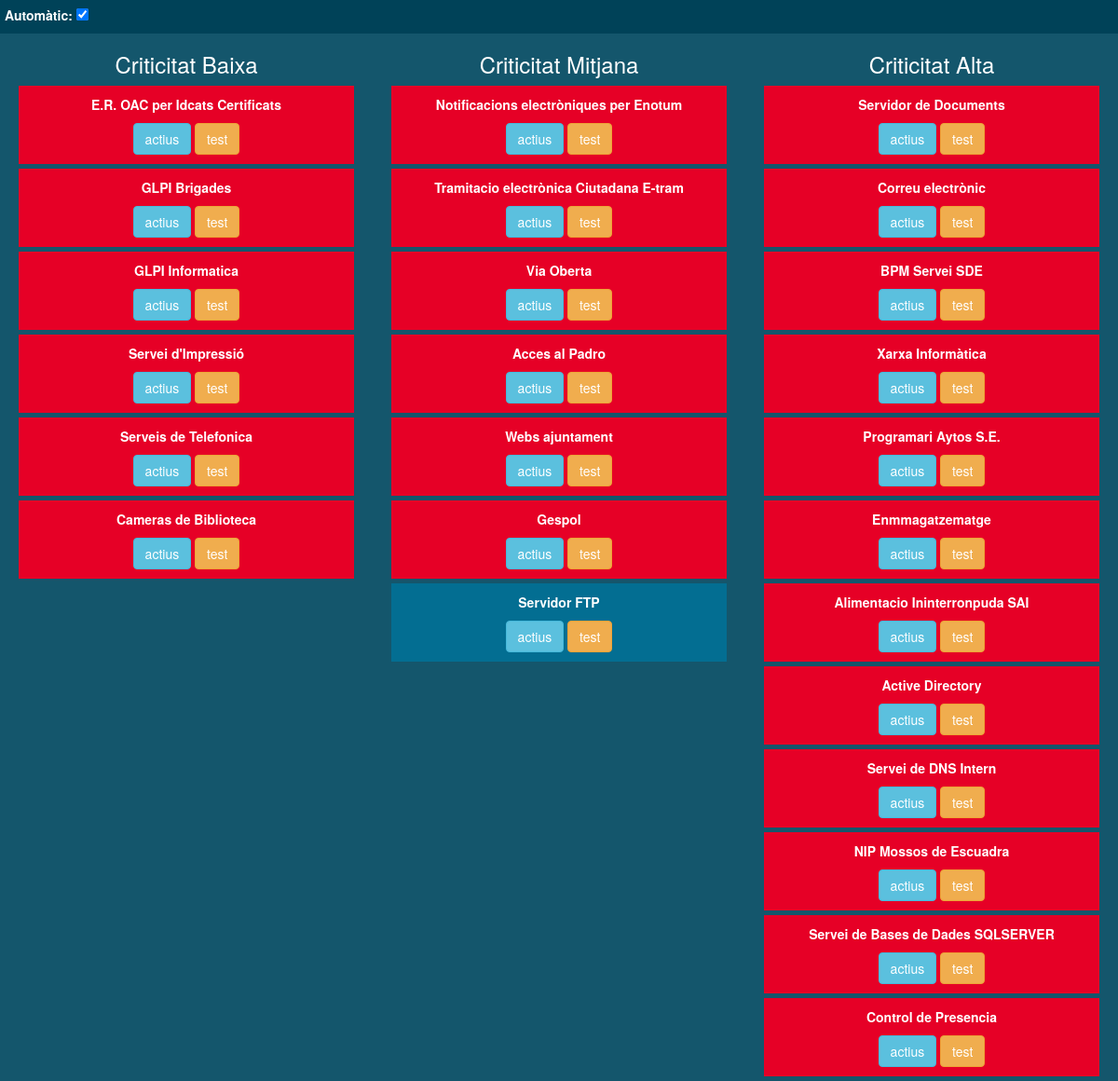
The page / on the database its author committed.
### pla/models.py (models this page shows, shortened)
class Servei(models.Model):
    nomServei = models.CharField(max_length=50)
    CRITICITAT_CHOICES = (
        ('Baixa','Baixa'),
        ('Mitjana','Mitjana'),
        ('Alta','Alta'),
    )
    criticitat = models.CharField(max_length = 10, choices = CRITICITAT_CHOICES, default='Baixa')

### pla/views.py (the view)
# urls.py: path('',views.index, name='index'),
def index(request):
    sc_baixa = Servei.objects.filter(criticitat='Baixa')
    sc_mitjana = Servei.objects.filter(criticitat = 'Mitjana') #Criticitat mitjana#
    sc_alta =  Servei.objects.filter(criticitat = 'Alta') #Criticitat alta#
    return render(request,'index.html', {'sc_baixa' : sc_baixa, 'sc_mitjana' : sc_mitjana, 'sc_alta' : sc_alta})

### pla/templates/index.html (shortened to what this page needs)
{% extends 'base.html' %}
{% load staticfiles %}
{% block content %}
  <div class="tipus">
    <h3 class="title_col">Criticitat Baixa</h3>
    {% for element in sc_baixa %}
      <span class="item" data-id="{{element.id}}">
        <p onclick='getSeguiment({{element.id}})'>{{ element.nomServei }}</p>
        <button type="button" class="btn btn-info" data-toggle="collapse" data-target="#{{element.id}}">actius</button>
        <button type="button" class="btn btn-warning"  class=".btnTest" onclick="clieckTest({{element.id}})" value="{{element.id}}">test</button>
      </span>
    {% endfor %}
  </div>
  <div class="tipus">
    <h3 class="title_col">Criticitat Mitjana</h3>
    {% for element in sc_mitjana %}
      <span class="item" data-id="{{element.id}}">
        <p onclick='getSeguiment({{element.id}})'>{{ element.nomServei }}</p>
        <button type="button" class="btn btn-info" data-toggle="collapse" data-target="#{{element.id}}">actius</button>
        <button type="button" class="btn btn-warning" class=".btnTest" onclick="clieckTest({{element.id}})" value="{{element.id}}">test</button>
      </span>
    {% endfor %}
  </div>
  <div class="tipus">
    <h3 class="title_col">Criticitat Alta</h3>
    {% for element in sc_alta %}
      <span class="item" data-id="{{element.id}}">
        <p onclick='getSeguiment({{element.id}})'>{{ element.nomServei }}</p>
        <button type="button" class="btn btn-info" data-toggle="collapse" data-target="#{{element.id}}">actius</button>
        <button type="button" class="btn btn-warning" onclick="clieckTest({{element.id}})" class=".btnTest" value="{{element.id}}">test</button>
      </span>
    {% endfor %}
  </div>
{% endblock %}

### pla/templates/base.html (shortened to what this page needs)
{% load staticfiles %}
{% load bootstrap3 %}
{% bootstrap_css %}
<html>
  <head>
    <link rel="stylesheet" href="{% static 'css/style.css' %}">
  </head>
    <body>
      <div id="main">
        <div id="menubar">
          <div class="opcions">
            <label for="automatic">Automàtic:</label>
            <input  name="automatic" id="automatic" type="checkbox"/>
          </div>
        </div>
        <div id="content">
          {% block content %}
          {% endblock %}
        </div>
      </div>
    </body>
</html>

### pla/static/css/style.css (style rules this page uses)
#main { display:flex; flex-direction:column; justify-content:center; }
.title_col { color: white; }
#menubar { display:flex; flex-direction:row; background-color:rgb( 0, 66, 88); padding:5px; }
#menubar .opcions { color:white; }
#menubar .opcions input { cursor: pointer; }
#content { display: flex; flex-direction: row; justify-content: space-around; min-height: 50%; height: auto; background-color:rgb( 20, 86, 108); }
#content .tipus { display: flex; flex-direction: column; width:30%; height: auto; align-items: center; }
.item { cursor:pointer; background-color:rgb(3, 110, 146); min-height: 50px; min-width: 100%; padding: 10px; text-align: center; -webkit-transform: 0.5s; transform:font-weight 0.5s; margin-bottom: 5px; font-weight: bold; }
.item p { cursor: pointer; }

### rows shown on the page
Servei: nomServei "E.R. OAC per Idcats Certificats", {{ element.id }} 6 (drawn)
Servei: nomServei "GLPI Brigades", {{ element.id }} 10 (drawn)
Servei: nomServei "GLPI Informatica", {{ element.id }} 11 (drawn)
Servei: nomServei "Servei d'Impressió", {{ element.id }} 12 (drawn)
Servei: nomServei "Serveis de Telefonica", {{ element.id }} 19 (drawn)
Servei: nomServei "Cameras de Biblioteca", {{ element.id }} 27 (drawn)
Servei: nomServei "Notificacions electròniques per Enotum", {{ element.id }} 4 (drawn)
Servei: nomServei "Tramitacio electrònica Ciutadana E-tram", {{ element.id }} 5 (drawn)
Servei: nomServei "Via Oberta", {{ element.id }} 7 (drawn)
Servei: nomServei "Acces al Padro", {{ element.id }} 8 (drawn)
Servei: nomServei "Webs ajuntament", {{ element.id }} 18 (drawn)
Servei: nomServei "Gespol", {{ element.id }} 22 (drawn)
Servei: nomServei "Servidor FTP", {{ element.id }} 26 (drawn)
Servei: nomServei "Servidor de Documents", {{ element.id }} 1 (drawn)
Servei: nomServei "Correu electrònic", {{ element.id }} 2 (drawn)
Servei: nomServei "BPM Servei SDE", {{ element.id }} 3 (drawn)
Servei: nomServei "Xarxa Informàtica", {{ element.id }} 9 (drawn)
Servei: nomServei "Programari Aytos S.E.", {{ element.id }} 13 (drawn)
Servei: nomServei "Enmmagatzematge", {{ element.id }} 14 (drawn)
Servei: nomServei "Alimentacio Ininterronpuda SAI", {{ element.id }} 15 (drawn)
Servei: nomServei "Active Directory", {{ element.id }} 16 (drawn)
Servei: nomServei "Servei de DNS Intern", {{ element.id }} 17 (drawn)
Servei: nomServei "NIP Mossos de Escuadra", {{ element.id }} 23 (drawn)
Servei: nomServei "Servei de Bases de Dades SQLSERVER", {{ element.id }} 24 (drawn)
Servei: nomServei "Control de Presencia", {{ element.id }} 25 (drawn)
